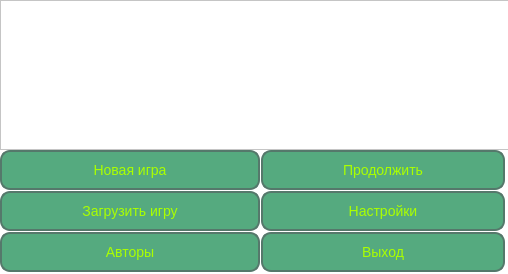
<?xml version="1.0" encoding="UTF-8"?>
<ui version="4.0">
 <class>MainWindow</class>
 <widget class="QMainWindow" name="MainWindow">
  <property name="geometry">
   <rect>
    <x>0</x>
    <y>0</y>
    <width>508</width>
    <height>274</height>
   </rect>
  </property>
  <property name="focusPolicy">
   <enum>Qt::TabFocus</enum>
  </property>
  <property name="contextMenuPolicy">
   <enum>Qt::NoContextMenu</enum>
  </property>
  <property name="windowTitle">
   <string>Игра</string>
  </property>
  <property name="windowIcon">
   <iconset resource="gameres.qrc">
    <normaloff>:/images/package_games.png</normaloff>:/images/package_games.png</iconset>
  </property>
  <property name="styleSheet">
   <string notr="true">background-color: rgb(255, 255, 255);</string>
  </property>
  <widget class="QWidget" name="centralWidget">
   <widget class="QWidget" name="gridLayoutWidget">
    <property name="geometry">
     <rect>
      <x>0</x>
      <y>150</y>
      <width>511</width>
      <height>126</height>
     </rect>
    </property>
    <layout class="QGridLayout" name="gridLayout">
     <property name="sizeConstraint">
      <enum>QLayout::SetFixedSize</enum>
     </property>
     <property name="leftMargin">
      <number>0</number>
     </property>
     <property name="topMargin">
      <number>0</number>
     </property>
     <property name="rightMargin">
      <number>0</number>
     </property>
     <property name="bottomMargin">
      <number>0</number>
     </property>
     <property name="spacing">
      <number>1</number>
     </property>
     <item row="0" column="1">
      <widget class="QPushButton" name="pushButton_3">
       <property name="focusPolicy">
        <enum>Qt::ClickFocus</enum>
       </property>
       <property name="acceptDrops">
        <bool>false</bool>
       </property>
       <property name="layoutDirection">
        <enum>Qt::RightToLeft</enum>
       </property>
       <property name="autoFillBackground">
        <bool>false</bool>
       </property>
       <property name="styleSheet">
        <string notr="true">QPushButton
{
   border: 2px solid rgb(85, 120, 107);
   background: rgb(85, 170, 127);
   color: rgb(170, 255, 0);
   font-size: 14px;
   padding-top:10px;
   padding-bottom:10px;
   padding-left:80px;
   padding-right:80px;


   font-family: helvetica, serif;
   text-decoration: none;
   vertical-align: middle;
   border-radius:10px;
}
QPushButton:hover
{
    border: 1px solid rgb(0, 170, 255);
	
	color: rgb(0, 0, 0);
}
QPushButton:pressed
{
    background-color:rgb(0, 170, 255);
}</string>
       </property>
       <property name="text">
        <string>Продолжить</string>
       </property>
       <property name="autoDefault">
        <bool>false</bool>
       </property>
       <property name="default">
        <bool>true</bool>
       </property>
      </widget>
     </item>
     <item row="1" column="0">
      <widget class="QPushButton" name="pushButton">
       <property name="focusPolicy">
        <enum>Qt::ClickFocus</enum>
       </property>
       <property name="acceptDrops">
        <bool>false</bool>
       </property>
       <property name="layoutDirection">
        <enum>Qt::RightToLeft</enum>
       </property>
       <property name="autoFillBackground">
        <bool>false</bool>
       </property>
       <property name="styleSheet">
        <string notr="true">QPushButton
{
   border: 2px solid rgb(85, 120, 107);
   background: rgb(85, 170, 127);
   color: rgb(170, 255, 0);
   font-size: 14px;
   padding-top:10px;
   padding-bottom:10px;
   padding-left:80px;
   padding-right:80px;


   font-family: helvetica, serif;
   text-decoration: none;
   vertical-align: middle;
   border-radius:10px;
}
QPushButton:hover
{
    border: 1px solid rgb(0, 170, 255);
	
	color: rgb(0, 0, 0);
}
QPushButton:pressed
{
    background-color:rgb(0, 170, 255);
}</string>
       </property>
       <property name="text">
        <string>Загрузить игру</string>
       </property>
      </widget>
     </item>
     <item row="0" column="0">
      <widget class="QPushButton" name="pushButton_2">
       <property name="focusPolicy">
        <enum>Qt::ClickFocus</enum>
       </property>
       <property name="acceptDrops">
        <bool>false</bool>
       </property>
       <property name="layoutDirection">
        <enum>Qt::RightToLeft</enum>
       </property>
       <property name="autoFillBackground">
        <bool>false</bool>
       </property>
       <property name="styleSheet">
        <string notr="true">QPushButton
{
   border: 2px solid rgb(85, 120, 107);
   background: rgb(85, 170, 127);
   color: rgb(170, 255, 0);
   font-size: 14px;
   padding-top:10px;
   padding-bottom:10px;
   padding-left:80px;
   padding-right:80px;


   font-family: helvetica, serif;
   text-decoration: none;
   vertical-align: middle;
   border-radius:10px;
}
QPushButton:hover
{
    border: 1px solid rgb(0, 170, 255);
	
	color: rgb(0, 0, 0);
}
QPushButton:pressed
{
    background-color:rgb(0, 170, 255);
}</string>
       </property>
       <property name="text">
        <string>Новая игра</string>
       </property>
      </widget>
     </item>
     <item row="2" column="1">
      <widget class="QPushButton" name="pushButton_4">
       <property name="focusPolicy">
        <enum>Qt::ClickFocus</enum>
       </property>
       <property name="acceptDrops">
        <bool>false</bool>
       </property>
       <property name="layoutDirection">
        <enum>Qt::RightToLeft</enum>
       </property>
       <property name="autoFillBackground">
        <bool>false</bool>
       </property>
       <property name="styleSheet">
        <string notr="true">QPushButton
{
   border: 2px solid rgb(85, 120, 107);
   background: rgb(85, 170, 127);
   color: rgb(170, 255, 0);
   font-size: 14px;
   padding-top:10px;
   padding-bottom:10px;
   padding-left:80px;
   padding-right:80px;


   font-family: helvetica, serif;
   text-decoration: none;
   vertical-align: middle;
   border-radius:10px;
}
QPushButton:hover
{
    border: 1px solid rgb(0, 170, 255);
	
	color: rgb(0, 0, 0);
}
QPushButton:pressed
{
    background-color:rgb(0, 170, 255);
}</string>
       </property>
       <property name="text">
        <string>Выход</string>
       </property>
      </widget>
     </item>
     <item row="1" column="1">
      <widget class="QPushButton" name="pushButton_5">
       <property name="focusPolicy">
        <enum>Qt::ClickFocus</enum>
       </property>
       <property name="acceptDrops">
        <bool>false</bool>
       </property>
       <property name="layoutDirection">
        <enum>Qt::RightToLeft</enum>
       </property>
       <property name="autoFillBackground">
        <bool>false</bool>
       </property>
       <property name="styleSheet">
        <string notr="true">QPushButton
{
   border: 2px solid rgb(85, 120, 107);
   background: rgb(85, 170, 127);
   color: rgb(170, 255, 0);
   font-size: 14px;
   padding-top:10px;
   padding-bottom:10px;
   padding-left:80px;
   padding-right:80px;


   font-family: helvetica, serif;
   text-decoration: none;
   vertical-align: middle;
   border-radius:10px;
}
QPushButton:hover
{
    border: 1px solid rgb(0, 170, 255);
	
	color: rgb(0, 0, 0);
}
QPushButton:pressed
{
    background-color:rgb(0, 170, 255);
}</string>
       </property>
       <property name="text">
        <string>Настройки</string>
       </property>
      </widget>
     </item>
     <item row="2" column="0">
      <widget class="QPushButton" name="pushButton_6">
       <property name="focusPolicy">
        <enum>Qt::ClickFocus</enum>
       </property>
       <property name="acceptDrops">
        <bool>false</bool>
       </property>
       <property name="layoutDirection">
        <enum>Qt::RightToLeft</enum>
       </property>
       <property name="autoFillBackground">
        <bool>false</bool>
       </property>
       <property name="styleSheet">
        <string notr="true">QPushButton
{
   border: 2px solid rgb(85, 120, 107);
   background: rgb(85, 170, 127);
   color: rgb(170, 255, 0);
   font-size: 14px;
   padding-top:10px;
   padding-bottom:10px;
   padding-left:80px;
   padding-right:80px;


   font-family: helvetica, serif;
   text-decoration: none;
   vertical-align: middle;
   border-radius:10px;
}
QPushButton:hover
{
    border: 1px solid rgb(0, 170, 255);
	
	color: rgb(0, 0, 0);
}
QPushButton:pressed
{
    background-color:rgb(0, 170, 255);
}</string>
       </property>
       <property name="text">
        <string>Авторы</string>
       </property>
      </widget>
     </item>
    </layout>
   </widget>
   <widget class="QFrame" name="frame">
    <property name="geometry">
     <rect>
      <x>0</x>
      <y>0</y>
      <width>510</width>
      <height>150</height>
     </rect>
    </property>
    <property name="styleSheet">
     <string notr="true">background-image: url(:/images/000005382478.jpg);</string>
    </property>
    <property name="frameShape">
     <enum>QFrame::StyledPanel</enum>
    </property>
    <property name="frameShadow">
     <enum>QFrame::Raised</enum>
    </property>
   </widget>
  </widget>
 </widget>
 <layoutdefault spacing="6" margin="11"/>
 <resources>
  <include location="gameres.qrc"/>
 </resources>
 <connections/>
</ui>
